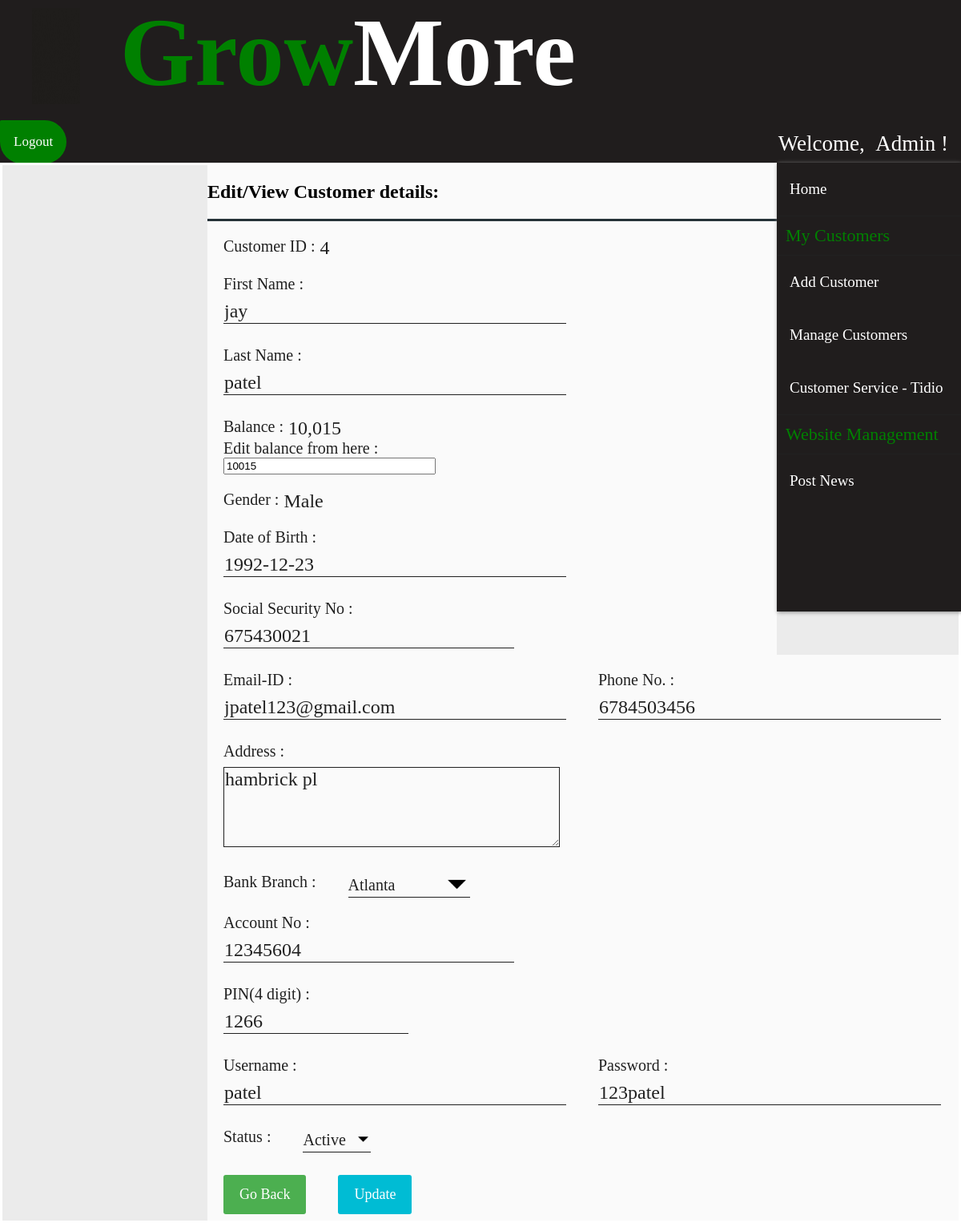
/edit_customer.php?cust_id=4 (signed in), run on the app's committed database.
### tables this page shows
CREATE TABLE `customer` (
  `cust_id` int(11) NOT NULL,
  `first_name` varchar(30) DEFAULT NULL,
  `last_name` varchar(30) DEFAULT NULL,
  `gender` varchar(10) DEFAULT NULL,
  `dob` date DEFAULT NULL,
  `social_number` int(11) DEFAULT NULL,
  `email` varchar(30) DEFAULT NULL,
  `phone_no` varchar(20) DEFAULT NULL,
  `address` varchar(255) DEFAULT NULL,
  `branch` varchar(30) DEFAULT NULL,
  `account_no` int(11) DEFAULT NULL,
  `pin` int(4) DEFAULT NULL,
  `uname` varchar(30) DEFAULT NULL,
  `pwd` varchar(30) DEFAULT NULL,
  `Status` varchar(20) NOT NULL
);

CREATE TABLE `journal4` (
  `trans_id` int(11) NOT NULL,
  `trans_date` datetime DEFAULT NULL,
  `remarks` varchar(255) DEFAULT NULL,
  `debit` int(11) DEFAULT NULL,
  `credit` int(11) DEFAULT NULL,
  `balance` int(20) DEFAULT NULL
);

### edit_customer.php (the view, shortened to what this page needs)
<?php
include "connect.php";
include "header.php";
include "user_navbar.php";
include "admin_sidebar.php";
$sql0          = "SELECT * FROM customer WHERE cust_id=" . $_SESSION['cust_id'];
$sql1          = "SELECT * FROM journal" . $_SESSION['cust_id'] . " WHERE trans_id=(
                    SELECT MAX(trans_id) FROM journal" . $_SESSION['cust_id'] . ")";
$result0       = $conn->query($sql0);
$result1       = $conn->query($sql1);
if ($result0->num_rows > 0)
{
								while ($row           = $result0->fetch_assoc())
								{
																$fname         = $row["first_name"];
																$lname         = $row["last_name"];
																$gender        = $row["gender"];
																$dob           = $row["dob"];
																$social_number = $row["social_number"];
																$email         = $row["email"];
																$phno          = $row["phone_no"];
																$address       = $row["address"];
																$acno          = $row["account_no"];
																$pin           = $row["pin"];
																$cus_uname     = $row["uname"];
																$cus_pwd       = $row["pwd"];
								}
}
if ($result1->num_rows > 0)
{
								while ($row           = $result1->fetch_assoc())
								{
																$balance       = $row["balance"];
								}
}
?>
<!DOCTYPE html>
<html>
<head>
    <link rel="stylesheet" href="customer_add_style.css">
</head>
<body>
    <form class="add_customer_form" action="./edit_customer_action.php" method="post">
        <div class="flex-container-form_header">
            <h2 id="form_header">Edit/View Customer details:</h2>
        </div>
        <div class="flex-container">
            <div class=container>
                <label>Customer ID : <label id="info_label"> <?php echo $_SESSION['cust_id'] ?> </label></label>
            </div>
        </div>
        <div class="flex-container">
            <div class=container>
                <label>First Name :</label><br>
                <input name="fname" size="30" type="text" value="<?php echo $fname ?>" required />
            </div>
            <div  class=container>
                <label>Last Name :</b></label><br>
                <input name="lname" size="30" type="text" value="<?php echo $lname ?>" required />
            </div>
        </div>
        <div class="flex-container">
            <div class=container>
                <label>Balance : <label id="info_label"> <?php echo number_format($balance) ?> </label></label><br>
								<label>Edit balance from here :</b></label><br>
								<input name="balance" size="30" type="INT" value="<?php echo $balance ?>" required />
            </div>
        </div>
        <div class="flex-container">
            <div class=container>
                <label>Gender :
                    <label id="info_label">
                    <?php
if ($gender == "male")
{
								echo "Male";
}
elseif ($gender == "female")
{
								echo "Female";
}
else
{
								echo "Others";
}
?>
            </div>
        </div>
        <div class="flex-container">
            <div class=container>
                <label>Date of Birth :</label><br>
                <input name="dob" size="30" type="text" placeholder="yyyy-mm-dd" value="<?php echo $dob ?>" required />
            </div>
        </div>
        <div class="flex-container">
            <div class=container>
                <label>Social Security No :</label><br>
                <input name="social_number" size="25" type="text" value="<?php echo $social_number ?>" required />
            </div>
        </div>
        <div class="flex-container">
            <div class=container>
                <label>Email-ID :</label><br>
                <input name="email" size="30" type="text" value="<?php echo $email ?>" required />
            </div>
            <div  class=container>
                <label>Phone No. :</b></label><br>
                <input name="phno" size="30" type="text" value="<?php echo $phno ?>" required />
            </div>
        </div>
        <div class="flex-container">
            <div class=container>
                <label>Address :</label><br>
                <textarea name="address" required /><?php echo $address ?></textarea>
            </div>
        </div>
        <div class="flex-container">
            <div class=container>
                <label>Bank Branch :</label>
            </div>
            <div  class=container>
              <select name="branch">
                  <option value="Atlanta">Atlanta</option>
              </select>
            </div>
        </div>
        <div class="flex-container">
            <div class=container>
                <label>Account No :</label><br>
                <input name="acno" size="25" type="text" value="<?php echo $acno ?>" required />
            </div>
        </div>
        <div class="flex-container">
            <div  class=container>
                <label>PIN(4 digit) :</b></label><br>
                <input name="pin" size="15" type="text" value="<?php echo $pin ?>" required />
            </div>
        </div>
        <div class="flex-container">
            <div class=container>
                <label>Username :</label><br>
                <input name="cus_uname" size="30" type="text" value="<?php echo $cus_uname ?>" required />
            </div>
            <div  class=container>
                <label>Password :</b></label><br>
                <input name="cus_pwd" size="30" type="text" value="<?php echo $cus_pwd ?>" required />
            </div>
        </div>
        <div class="flex-container">
            <div class=container>
                <label>Status : </label>
            </div>
            <div  class=container>
                <select name="Status">
                    <option value="Active">Active</option>
                </select>
            </div>
        </div>
        <div class="flex-container">
            <div class="container">
                <a href="./manage_customers.php" class="button">Go Back</a>
            </div>
            <div class="container">
                <button type="submit">Update</button>
            </div>
        </div>
    </form>
</body>
</html>

### customer_add_style.css (style rules this page uses)
.flex-container { display: -webkit-flex; display: flex; margin-left: 256px; width: auto; height: auto; -webkit-flex-wrap: wrap; flex-wrap: wrap; background-color: #FAFAFA; }
.flex-container-form_header { display: -webkit-flex; display: flex; margin-left: 256px; width: auto; height: auto; background-color: #FAFAFA; border-bottom: 3px solid #263238; }
form { border: 3px solid white; width: inherit; margin-left: 0px; }
label { display: block; float: left; color: #212121; font-family: OpenSans-Bold; font-size: 20px; }
label[id="info_label"] { display: block; float: right; margin-left: 6px; font-family: Roboto-Regular; color: #212121; font-size: 24px; }
input[type=text], input[type=password] { font-family: Roboto-Regular; color: #212121; font-size: 24px; width: auto; margin: 8px 0; padding: 1px 1px; border: 0; border-bottom: 1px solid #212121; box-sizing: border-box; background-color: transparent; }
.container { margin-top: 20px; margin-left: 20px; margin-right: 20px; float: left; display: inline-block; }
textarea { font-family: Roboto-Regular; color: #212121; font-size: 24px; height: 100px; width: 35vw; max-width: 720px; min-width: 240px; margin: 8px 0; padding: 1px 1px; border: 0; border: 1px solid #212121; box-sizing: border-box; background-color: transparent; }
select { font-family: Roboto-Regular; color: #212121; font-size: 20px; background: url("images/down_arrow.png") 96% / 15% no-repeat #eee; -webkit-appearance: none; -moz-appearance: none; background-color: transparent; width: 130%; padding: 4px 0; border: none; border-bottom: 1px solid #212121; }
button { font-family: OpenSans-Regular; font-size: 18px; background-color: #00BCD4; color: white; padding: 14px 20px; margin: 8px 0; border: none; cursor: pointer; width: 100%; border-radius: 3px; }
.button { background-color: #4CAF50; border: none; color: white; font-family: OpenSans-Regular; font-size: 18px; padding: 14px 20px; margin: 8px 0; text-align: center; text-decoration: none; display: inline-block; border-radius: 3px; cursor: pointer; }

### header.php (style rules this page uses)
body { margin: 0; padding: 0; background-color: #ebebeb; }

### data on the page
customer: fname "jay", lname "patel", dob "1992-12-23", social_number "675430021", email "jpatel123@gmail.com", phno "6784503456", address "hambrick pl", acno "12345604", pin "1266", cus_uname "patel", cus_pwd "123patel"
journal4: balance "10,015", balance "10015"

### other printed values
$_SESSION['cust_id'] "4"
